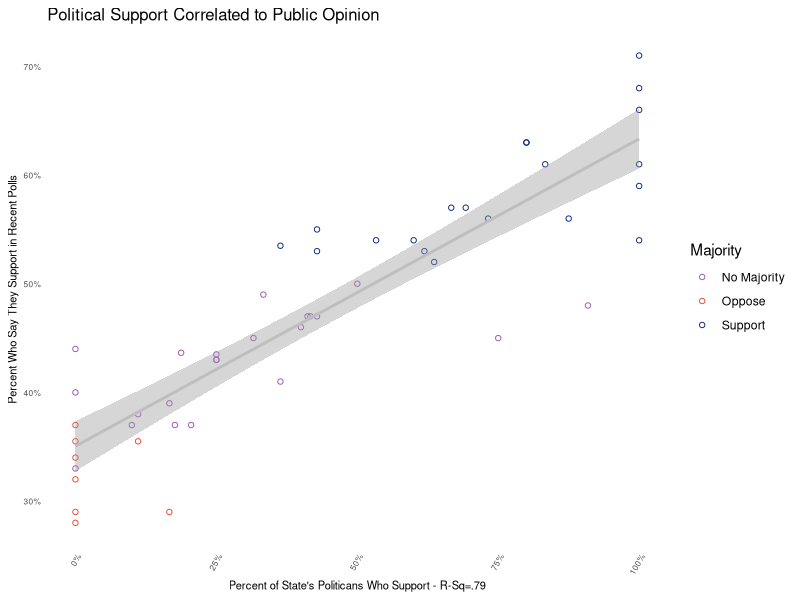
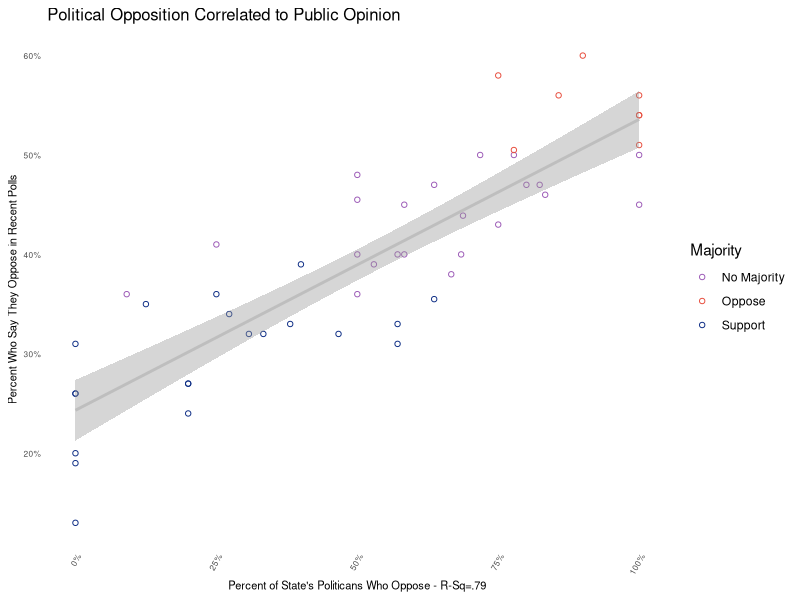
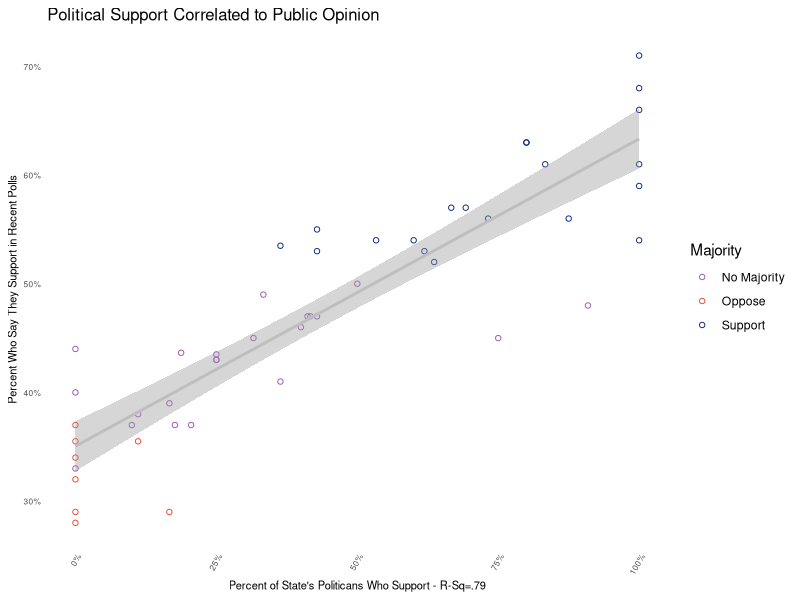
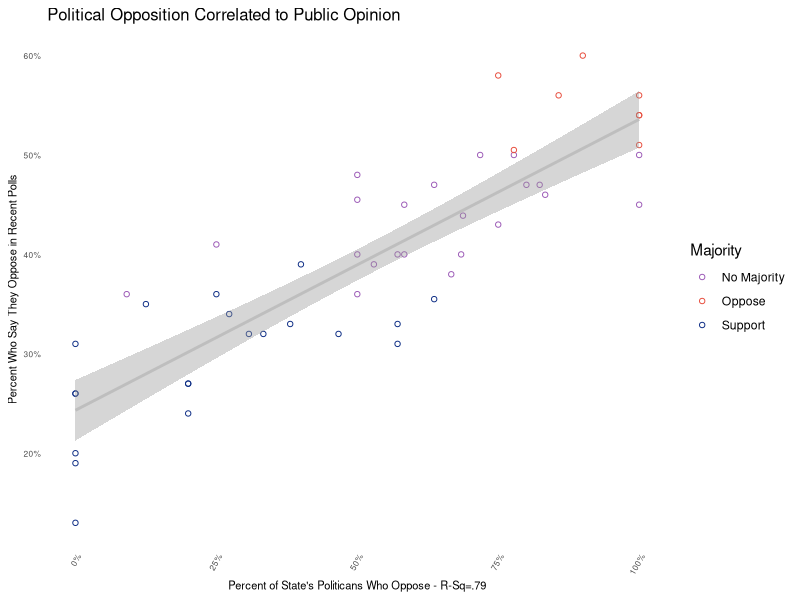

Here is the R script that generated these plots, in order: (Note: this script raises an error after producing the figures.)
# Politicians For and Against Gay Marriage
# Created by Daniel Hadley to analyze the support for gay marriage
# Nov, 2014
setwd("/Users/dphnrome/Documents/Git/SameSexMarriage/")
# setwd("C:/Users/dhadley/Documents/GitHub/SameSexMarriage")


#### Load packages and data ####
library(XML)
library(ggplot2)
library(maps)
library(reshape2)
library(plyr)
library(stringr)
library(scales)

# congress data: https://www.govtrack.us/data/congress-legislators/
congress <- read.csv("./data/legislators-current.csv")
abbreviations <- read.csv("./data//us_states.csv", header=F)
congress <- merge(congress, abbreviations, by.x="state", by.y="V3", all.x=T)
remove(abbreviations)

# More congress data: https://sunlightlabs.github.io/congress/#legislator-spreadsheet
congressSunlight <- read.csv("./data//legislators-sunlight.csv")

# House data scrapped from: 
# wikipedia.org/wiki/Current_members_of_the_United_States_House_of_Representatives
house <- read.csv("./data//HouseOfReps.csv")
house$Name <- as.character(house$Name)
house$Name <- substring(house$Name, ((nchar(house$Name)/2)+2))

# States data from https://www.census.gov/popest/data/state/asrh/2013/files/SCPRC-EST2013-18+POP-RES.csv
# Population for 18+
# stopped using this because population is not a useful denominator
# Now just used to make the list for wikipedia mining
states <- read.csv("./data/States.csv")

# Data created from MungeData script
PollsByState <- read.csv("./data//PollsByState.csv")
PolsByState <- read.csv("./data/PolsByState.csv")

SupportersFinal <- read.csv("./data//SupportersFinal.csv")
OpponentsFinal <- read.csv("./data/OpponentsFinal.csv")


#### Prepares data for visualizations #####

d <- merge(PollsByState, PolsByState, by.x="state", by.y="State")
d <- merge(d, states, by.x="state", by.y="NAME")

d$Majority <- ifelse(d$support > 50, "Support",
                     ifelse(d$X..opposition > 50, "Oppose", "No Majority"))

# add my theme and colors that match the maps

pinkish_red = "#e74c3c"
purple = "#9b59b6"


dark_blue = "#0c2c84"
middle_blue = "#1d91c0"
teele = "#c7e9b4"
yellow = "#ffffcc"

my.theme <- 
  theme(#plot.background = element_rect(fill="white"), # Remove background
    panel.grid.major = element_blank(), # Remove gridlines
    # panel.grid.minor = element_blank(), # Remove more gridlines
    # panel.border = element_blank(), # Remove border
    panel.background = element_blank(), # Remove more background
    axis.ticks = element_blank(), # Remove axis ticks
    axis.text=element_text(size=6), # Enlarge axis text font
    axis.title=element_text(size=8), # Enlarge axis title font
    plot.title=element_text(size=12) # Enlarge, left-align title
    ,axis.text.x = element_text(angle=60, hjust = 1) # Uncomment if X-axis unreadable 
  )


summary(lm(d$PercOfPolsSupp ~ d$support))$r.squared 
ggplot(d, aes(x=d$PercOfPolsSupp, 
                y=(d$support / 100), color=Majority)) +
  geom_point(shape=1) + #scale_x_log10() +
  scale_color_manual(values = c(purple, pinkish_red, dark_blue)) +
  geom_smooth(method=lm, color = "grey") +
  my.theme + ggtitle("Political Support Correlated to Public Opinion") + 
  xlab("Percent of State's Politicans Who Support - R-Sq=.79")+
  ylab("Percent Who Say They Support in Recent Polls") +
  scale_y_continuous(labels = percent) +
  scale_x_continuous(labels = percent)

ggsave("./plots/plot01.png", dpi=300, width=5, height=4)


ggplot(d, aes(x=d$PercOfPolsOpp, 
              y=(d$X..opposition / 100), color=Majority)) +
  geom_point(shape=1) + #scale_x_log10() +
  scale_color_manual(values = c(purple, pinkish_red, dark_blue)) +
  geom_smooth(method=lm, color = "grey") +
  my.theme + ggtitle("Political Opposition Correlated to Public Opinion") + 
  xlab("Percent of State's Politicans Who Oppose - R-Sq=.79")+
  ylab("Percent Who Say They Oppose in Recent Polls") +
  scale_y_continuous(labels = percent) +
  scale_x_continuous(labels = percent)

ggsave("./plots/plot02.png", dpi=300, width=5, height=4)


d.top <- d[which(d$PercOfPolsOpp == 1),]
ggplot(d.top, aes(x=reorder(d.top$state, -d.top$POPEST18PLUS2013), y=d.top$POPEST18PLUS2013)) + geom_bar(colour="white", fill=middle_blue) + 
  my.theme + ggtitle("All States Where 100% of Politicans Oppose") + xlab("State")+
  ylab("18+ Population") + 
  scale_y_continuous(labels = comma)

ggsave("./plots/plot03.png", dpi=300, width=5, height=4)


d.top <- d[which(d$PercOfPolsSupp == 1),]
ggplot(d.top, aes(x=reorder(d.top$state, -d.top$POPEST18PLUS2013), y=d.top$POPEST18PLUS2013)) + 
  geom_bar(colour="white", fill=dark_blue) + 
  my.theme + ggtitle("All States Where 100% of Politicans Support") + xlab("State")+
  ylab("18+ Population") + 
  scale_y_continuous(labels = comma)

ggsave("./plots/plot04.png", dpi=300, width=5, height=4)


ggplot(d, aes(x=(d$support / 100))) + geom_histogram(colour="white", fill=dark_blue, binwidth = .05) + 
  my.theme + ggtitle("Public Support for Gay Marriage") + 
  xlab("Percent of State Who Say They Support")+
  ylab("Number of States") + 
  scale_x_continuous(labels = percent)

ggsave("./plots/plot05.png", dpi=300, width=5, height=4)


ggplot(d, aes(x=d$PercOfPolsSupp)) + geom_histogram(colour="white", fill=dark_blue, binwidth = .1) + 
  my.theme + ggtitle("Political Support for Gay Marriage") + 
  xlab("% of State Politicians Who Support")+
  ylab("Number of States") + 
  scale_x_continuous(labels = percent)

ggsave("./plots/plot06.png", dpi=300, width=5, height=4)


d.top <- d[which(d$GovsOppose == 1 & d$support > 50),]
ggplot(d.top, aes(x=reorder(d.top$state, -d.top$POPEST18PLUS2013), y=d.top$POPEST18PLUS2013)) + geom_bar(colour="white", fill=middle_blue) + 
  my.theme + ggtitle("Governor Opposes But the Majority Support") + xlab("State")+
  ylab("18+ Population") + 
  scale_y_continuous(labels = comma)

ggsave("./plots/plot07.png", dpi=300, width=5, height=4)


d.top <- d[which(d$SenatorsOppose >= 1 & d$support > 50),]
ggplot(d.top, aes(x=reorder(d.top$state, -d.top$POPEST18PLUS2013), y=d.top$POPEST18PLUS2013)) + geom_bar(colour="white", fill=middle_blue) + 
  my.theme + ggtitle("A Senator Opposes But the Majority Support") + xlab("State")+
  ylab("18+ Population") + 
  scale_y_continuous(labels = comma)

ggsave("./plots/plot08.png", dpi=300, width=5, height=4)
